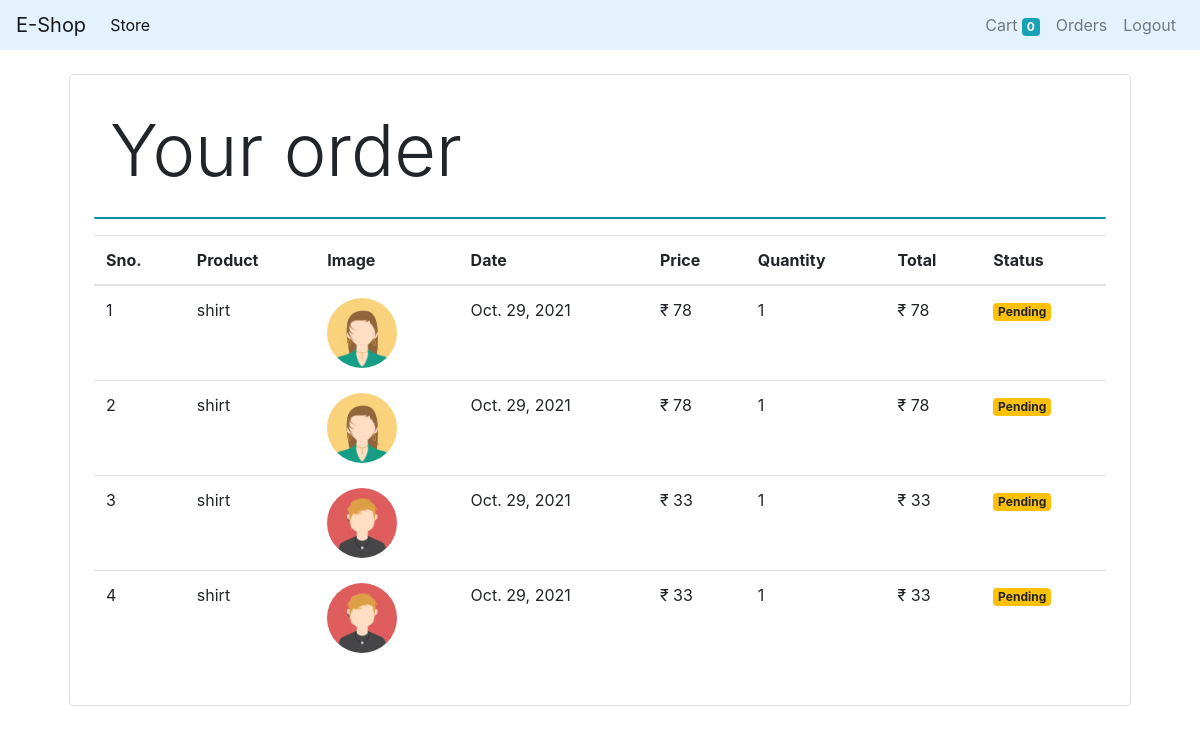
Screenshot of /orders (signed in) with the database file from the repository.
### Shop/models/order.py (models this page shows)
class Order(models.Model):
    product= models.ForeignKey(Product, on_delete=models.CASCADE)
    customer= models.ForeignKey(Customer, on_delete=models.CASCADE, related_name='orser_customer')
    quantity= models.IntegerField(default=1)
    price= models.IntegerField()
    adresse= models.CharField(max_length=50, default=" ", blank=True)
    phone= models.CharField(max_length=50, default=" ", blank=True)
    date= models.DateField(default=datetime.datetime.today())
    status= models.BooleanField(default=False)
    @staticmethod
    def get_orders_by_customer(customer_id):
        return Order.objects.filter(customer= customer_id).order_by('-date')

### Shop/models/product.py (models this page shows, shortened)
class Product(models.Model):
    name= models.CharField(max_length=50)
    price= models.IntegerField(default=0)
    category= models.ForeignKey(Category, on_delete=models.CASCADE , default=1, null=True, blank=True)
    description= models.CharField(max_length=200, default=" ")
    image= models.ImageField(upload_to='uploads/products/')

### Shop/middlewars/auth.py (the view)
    def middleware(request):
        print(request.session.get('customer'))
        returnUrl= request.META['PATH_INFO']
        print(request.META['PATH_INFO'])
        if  not request.session.get('customer') :
            return redirect(f'login?return_url={returnUrl}')
        response = get_response(request)
        print("mildware")
        return response

### Shop/middlewars/auth.py (called while the page is built)
def auth_middleware(get_response):
    def middleware(request):
        print(request.session.get('customer'))
        returnUrl= request.META['PATH_INFO']
        print(request.META['PATH_INFO'])
        if  not request.session.get('customer') :
            return redirect(f'login?return_url={returnUrl}')
        response = get_response(request)
        print("mildware")
        return response
    return middleware

### Shop/templatetags/custom_filter.py (called while the page is built)
@register.filter(name='currency')
def currency(number):
    return '₹ '+str(number)

@register.filter(name='multiply')
def multiply(number1, number2):
    return number1 * number2

### Shop/views/orderss.py (called while the page is built)
    def get(self, request):
        customer= request.session.get('customer')
        orders= Order.get_orders_by_customer(customer)
        print(orders)
        return render(request, 'orders.html', {'orders': orders})

### Shop/templates/orders.html (shortened to what this page needs)
{% extends "base.html" %}
{% load custom_filter %}
{% load cart %}
{% block content %}
<div class="container">
    <div class="border rounded p-4 m-4">
        <p class="display-3 ml-2 p-2">Your order</p>
        <hr class="card text-white bg-info">
       <table class="table">
           <thead>
               <tr>
                   <th>Sno.</th>
                   <th>Product</th>
                   <th>Image</th>
                   <th>Date</th>
                   <th>Price</th>
                   <th>Quantity</th>
                   <th>Total</th>
                   <th>Status</th>
               </tr>
               </thead>
               <tbody>
                {% for order in orders %}
                   <tr>
                       <td>{{ forloop.counter}}</td>
                       <td>{{ order.product.name }}</td>
                       <td><img style="width:70px; height:70px;" class="rounded-circle" src="{{order.product.image.url}}" alt=""></td>
                         <td>{{ order.date }}</td>
                       <td>{{ order.product.price|currency }}</td>
                       <td>{{ order.quantity }}</td>
                       <td>{{ order.product.price|multiply:order.quantity|currency }}</td>
                       {% if order.status %}
                       <td><small class="badge badge-success">Completed</small></td>
                       {% else %}
                       <td><small class="badge badge-warning">Pending</small></td>
                       {% endif %}
                   </tr>
                   {% endfor %}
               </tbody>
       </table>
    </div>
 </div>
{% endblock %}

### rows the page displays
Order: product.name "shirt", product.image (picture), date "Oct. 29, 2021", product.price "₹ 78", quantity "1", product.price|multiply "₹ 78", status "Pending"
Order: product.name "shirt", product.image (picture), date "Oct. 29, 2021", product.price "₹ 78", quantity "1", product.price|multiply "₹ 78", status "Pending"
Order: product.name "shirt", product.image (picture), date "Oct. 29, 2021", product.price "₹ 33", quantity "1", product.price|multiply "₹ 33", status "Pending"
Order: product.name "shirt", product.image (picture), date "Oct. 29, 2021", product.price "₹ 33", quantity "1", product.price|multiply "₹ 33", status "Pending"

### other values shown
{{ request.session.cart.keys|length }} "0"
